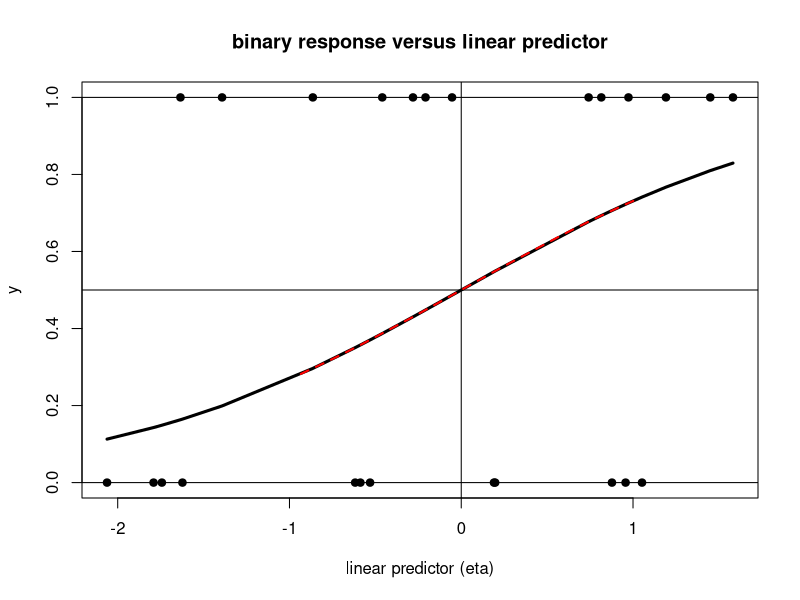

The R source for this figure:

### Clear workspace

rm(list=ls())

### Logistic function

phi <- function(z) 1/(1+exp(-z))

###
### We simulate the data
###

### Set the size of the problem

n <- 25
p <- 1

### Simulate the x-values

sigx <- 1 # standard deviation of the x-values
X <- cbind(1,matrix(rnorm(n*p,0,sigx),n,p))
X

### Simulate the true beta values

sigb <- 1 # standard deviation of the true beta-values
beta <- rnorm(p+1,0,sigb)

### Simulate the y-values

eta <- as.numeric(X%*%beta)
y <- rep(0,n)
for(i in 1:n){
	pr <- phi(eta[i])
	y[i] <- rbinom(1,1,pr)
}

###
### We estimate the parameters from the data.
###

grad <- function(beta,y,X){
	eta <- as.numeric(X%*%beta)
	colSums(sweep(X,1,phi(eta)-y,"*"))
}

hess <- function(beta,y,X){
	peta <- phi(as.numeric(X%*%beta))
	t(X)%*%sweep(X,1,peta,"*")
}

logreg <- function(y,X,eps=1e-6){
	pp1 <- ncol(X) # pp1 = p+1
	beta1 <- rnorm(pp1)
	beta0 <- beta1+1
	ct <- 0
	while(max(abs(beta1-beta0))>eps){
		ct <- ct+1
		beta0 <- beta1
		beta1 <- beta0-as.numeric(solve(hess(beta0,y,X))%*%grad(beta0,y,X))
		print(max(abs(beta1-beta0)))
	}
	beta1
}

betahat <- logreg(y,X)

betahat

m <- glm(y~.,data=data.frame(X[,-1]),family=binomial)

data.frame(cbind(betahat,m$coef))

### Plot what we have
### Along with the true logistic function

# the truth
par(mfrow=c(1,1))
plot(eta,y,pch=19,
	main="binary response versus linear predictor",
	xlab="linear predictor (eta)",
	ylab="y")
ix <- sort(eta,index.return=TRUE)$ix
lines(eta[ix],phi(eta[ix]),lwd=3)
abline(h=c(0,1/2,1))
abline(v=0)

# the estimated model

etahat <- as.numeric(X%*%betahat)
ix <- sort(etahat,index.return=TRUE)$ix
lines(etahat[ix],phi(etahat[ix]),lwd=2,lty=2,col='red')

# misclassification rate

yhat <- 1*(phi(etahat)>0.5)
mean(y!=yhat)
